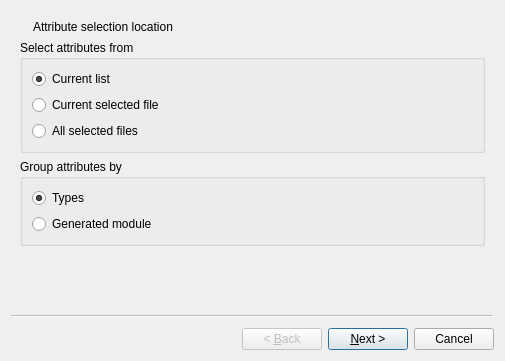
<?xml version="1.0" encoding="UTF-8"?>
<ui version="4.0">
 <class>SelectAttributesWiz</class>
 <widget class="QWizard" name="SelectAttributesWiz">
  <property name="geometry">
   <rect>
    <x>0</x>
    <y>0</y>
    <width>505</width>
    <height>361</height>
   </rect>
  </property>
  <property name="windowTitle">
   <string>Select attributes</string>
  </property>
  <widget class="QWizardPage" name="wizardPage">
   <layout class="QVBoxLayout" name="verticalLayout_2">
    <item>
     <layout class="QHBoxLayout" name="horizontalLayout" stretch="0,100">
      <item>
       <widget class="QLabel" name="label">
        <property name="text">
         <string/>
        </property>
        <property name="pixmap">
         <pixmap resource="gui.qrc">:/menuedit</pixmap>
        </property>
       </widget>
      </item>
      <item>
       <widget class="QLabel" name="label_2">
        <property name="text">
         <string>Attribute selection location</string>
        </property>
       </widget>
      </item>
     </layout>
    </item>
    <item>
     <widget class="QGroupBox" name="groupBox">
      <property name="title">
       <string>Select attributes from</string>
      </property>
      <layout class="QVBoxLayout" name="verticalLayout_5">
       <item>
        <widget class="QRadioButton" name="list">
         <property name="text">
          <string>Current list</string>
         </property>
         <property name="checked">
          <bool>true</bool>
         </property>
        </widget>
       </item>
       <item>
        <widget class="QRadioButton" name="current">
         <property name="text">
          <string>Current selected file</string>
         </property>
        </widget>
       </item>
       <item>
        <widget class="QRadioButton" name="selected">
         <property name="text">
          <string>All selected files</string>
         </property>
        </widget>
       </item>
      </layout>
     </widget>
    </item>
    <item>
     <widget class="QGroupBox" name="groupBox_2">
      <property name="title">
       <string>Group attributes by</string>
      </property>
      <layout class="QVBoxLayout" name="verticalLayout">
       <item>
        <widget class="QRadioButton" name="group_type">
         <property name="text">
          <string>Types</string>
         </property>
         <property name="checked">
          <bool>true</bool>
         </property>
        </widget>
       </item>
       <item>
        <widget class="QRadioButton" name="group_module">
         <property name="text">
          <string>Generated module</string>
         </property>
        </widget>
       </item>
      </layout>
     </widget>
    </item>
   </layout>
  </widget>
  <widget class="QWizardPage" name="wizardPage1">
   <layout class="QVBoxLayout" name="verticalLayout_3">
    <item>
     <layout class="QHBoxLayout" name="horizontalLayout_2" stretch="0,100">
      <item>
       <widget class="QLabel" name="label_3">
        <property name="text">
         <string/>
        </property>
        <property name="pixmap">
         <pixmap resource="gui.qrc">:/menuedit</pixmap>
        </property>
       </widget>
      </item>
      <item>
       <widget class="QLabel" name="label_4">
        <property name="text">
         <string>Gathering list of attributes</string>
        </property>
       </widget>
      </item>
     </layout>
    </item>
    <item>
     <widget class="QLabel" name="currentnode">
      <property name="text">
       <string/>
      </property>
     </widget>
    </item>
    <item>
     <widget class="QProgressBar" name="progress">
      <property name="value">
       <number>0</number>
      </property>
     </widget>
    </item>
   </layout>
   <zorder>layoutWidget</zorder>
   <zorder>label_3</zorder>
   <zorder>label_3</zorder>
   <zorder>progress</zorder>
   <zorder>currentnode</zorder>
  </widget>
  <widget class="QWizardPage" name="wizardPage_2">
   <layout class="QVBoxLayout" name="verticalLayout_4" stretch="0,0">
    <item>
     <layout class="QHBoxLayout" name="horizontalLayout_3" stretch="0,100">
      <item>
       <widget class="QLabel" name="label_5">
        <property name="text">
         <string/>
        </property>
        <property name="pixmap">
         <pixmap resource="gui.qrc">:/menuedit</pixmap>
        </property>
       </widget>
      </item>
      <item>
       <widget class="QLabel" name="label_6">
        <property name="text">
         <string>Select attributes</string>
        </property>
       </widget>
      </item>
     </layout>
    </item>
    <item>
     <widget class="QTabWidget" name="tabWidget">
      <property name="currentIndex">
       <number>-1</number>
      </property>
     </widget>
    </item>
   </layout>
  </widget>
 </widget>
 <resources>
  <include location="gui.qrc"/>
 </resources>
 <connections/>
</ui>
